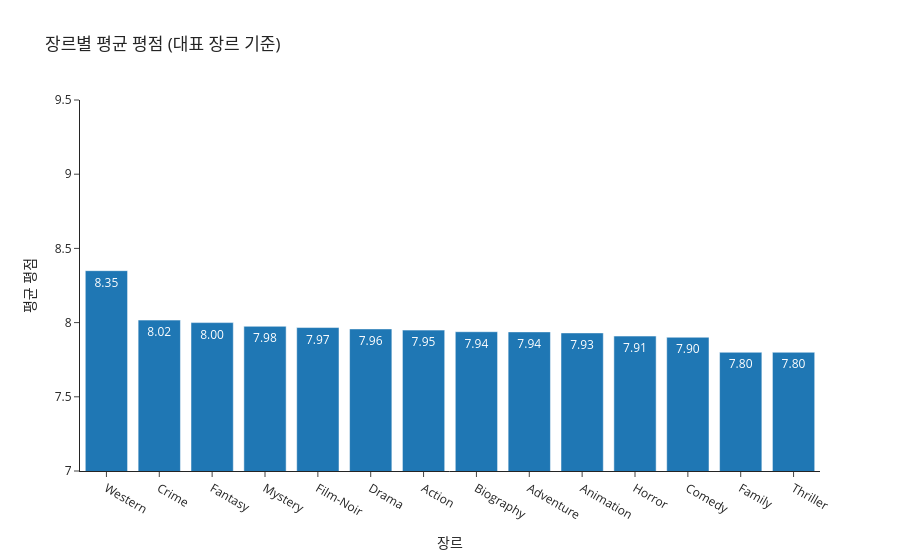

Source (notebook cell):
### Code cell
imdb['Main_Genre'] = imdb['Genre'].str.split(',').str[0].str.strip()

genre_stats = imdb.groupby('Main_Genre').agg(
    Avg_Rating=('IMDB_Rating', 'mean'),
    Movie_Count=('Series_Title', 'count')
).reset_index()

genre_stats = genre_stats.sort_values(by='Avg_Rating', ascending=False)

fig_bar = px.bar(
    genre_stats,
    x='Main_Genre',
    y='Avg_Rating',
    text_auto='.2f',
    hover_data=['Movie_Count'],
    title='장르별 평균 평점 (대표 장르 기준)',
    labels={'Main_Genre': '장르', 'Avg_Rating': '평균 평점', 'Movie_Count': '영화 수'},
    template='simple_white'
)

fig_bar.update_yaxes(range=[7.0, 9.5])

fig_bar.show()

### Figure 1 — Plotly figure (JSON) as saved in the notebook; plotly's stock layout.template omitted (floating-point values rounded to 4 significant figures)
{"data": [{"customdata": [[4], [107], [2], [12], [3], [289], [172], [88], [72], [82], [11], [155], [2], [1]], "hovertemplate": "장르=%{x}<br>평균 평점=%{y}<br>영화 수=%{customdata[0]}<extra></extra>", "legendgroup": "", "marker": {"color": "#1F77B4", "pattern": {"shape": ""}}, "name": "", "orientation": "v", "showlegend": false, "textposition": "auto", "texttemplate": "%{y:.2f}", "type": "bar", "x": ["Western", "Crime", "Fantasy", "Mystery", "Film-Noir", "Drama", "Action", "Biography", "Adventure", "Animation", "Horror", "Comedy", "Family", "Thriller"], "xaxis": "x", "y": [8.35, 8.017, 8.0, 7.975, 7.967, 7.957, 7.949, 7.939, 7.938, 7.93, 7.909, 7.901, 7.8, 7.8], "yaxis": "y"}], "layout": {"barmode": "relative", "legend": {"tracegroupgap": 0}, "title": {"text": "장르별 평균 평점 (대표 장르 기준)"}, "xaxis": {"anchor": "y", "domain": [0, 1], "title": {"text": "장르"}}, "yaxis": {"anchor": "x", "domain": [0, 1], "range": [7, 9.5], "title": {"text": "평균 평점"}}}}
